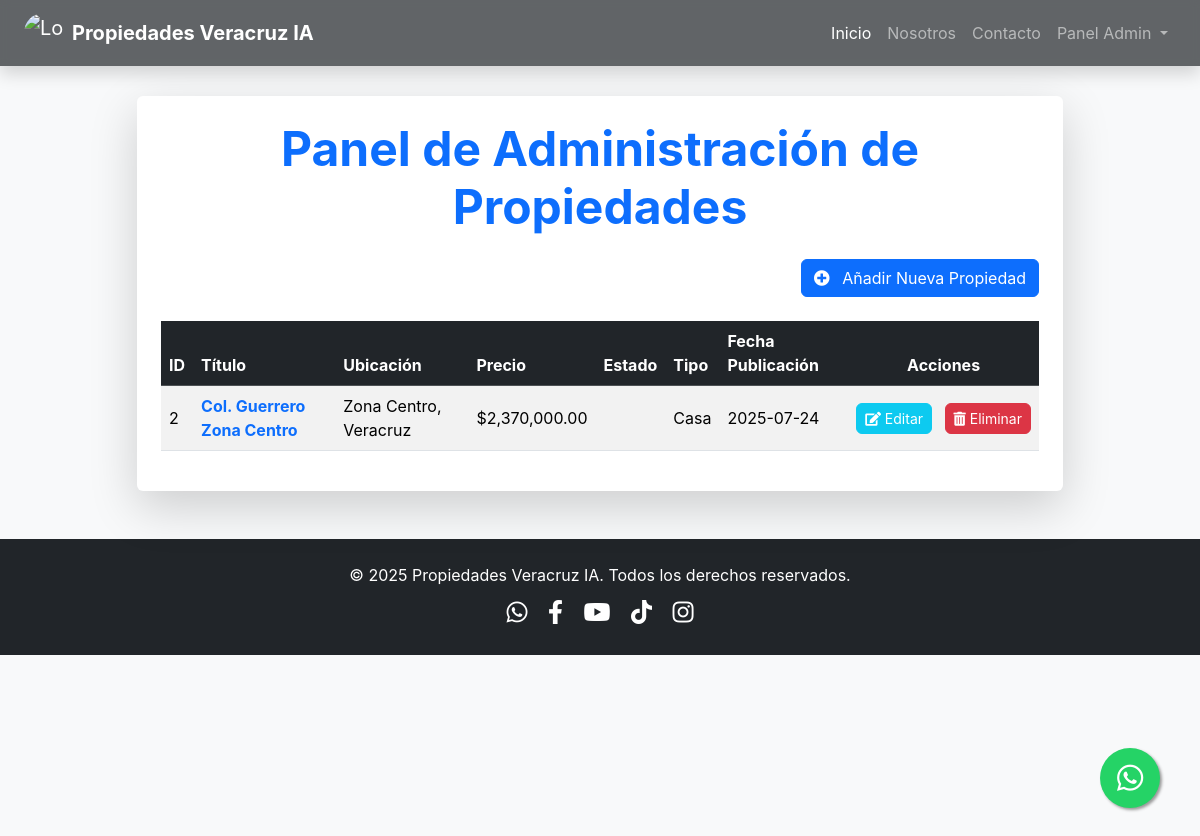
The page /dashboard (signed in) on the database its author committed.
### models.py (models this page shows, shortened)
class Property(db.Model):
    __tablename__ = 'property' # Añadido nombre de tabla explícito para consistencia
    id = db.Column(db.Integer, primary_key=True)
    titulo = db.Column(db.String(100), nullable=False)
    descripcion = db.Column(db.Text, nullable=False)
    precio = db.Column(db.Float, nullable=False)
    ubicacion = db.Column(db.String(200), nullable=False)
    municipio = db.Column(db.String(100), nullable=False)
    property_options = db.Column(db.String(100), nullable=False)
    tipo_propiedad = db.Column(db.String(50), nullable=False) # Ej: Casa, Departamento, Terreno
    num_habitaciones = db.Column(db.Integer, nullable=True)
    num_banos = db.Column(db.Integer, nullable=True)
    num_medios_banos = db.Column(db.Integer, default=0)
    num_estacionamientos = db.Column(db.Integer, default=0)
    area_construccion_metros_cuadrados = db.Column(db.Float, nullable=True)
    area_terreno_metros_cuadrados = db.Column(db.Float, nullable=True)
    antiguedad = db.Column(db.Integer, nullable=True) # En años
    cuota_mantenimiento = db.Column(db.Float, default=0.0)
    fecha_publicacion = db.Column(db.DateTime, default=datetime.utcnow)
    images = db.relationship('PropertyImage', backref='property', lazy=True, cascade="all, delete-orphan")
    agente_id = db.Column(db.Integer, db.ForeignKey('user.id'), nullable=False)
    agente = db.relationship('User', backref='properties') # Relación inversa para acceder a las propiedades de un usuario

### app.py (the view)
@main.route("/dashboard")
@login_required
def dashboard():
    page = request.args.get('page', 1, type=int)
    user_properties_query = Property.query.filter_by(agente_id=current_user.id).order_by(Property.fecha_publicacion.desc()) # Usa Property (nombre en inglés)
    pagination = user_properties_query.paginate(page=page, per_page=current_app.config['PROPERTIES_PER_PAGE'], error_out=False)
    properties = pagination.items
    return render_template('dashboard.html',
                           properties=properties,
                           pagination=pagination,
                           title='Mi Panel de Administración')

### app.py (called while the page is built)
@login_manager.user_loader
def load_user(user_id):
    return db.session.get(User, int(user_id))

### templates/dashboard.html (shortened to what this page needs)
{% extends "base.html" %}
{% block content %}
    <div class="container my-5 pt-5">
        <div class="row justify-content-center">
            <div class="col-lg-10 col-md-12">
                <div class="card shadow-lg border-0 rounded-lg p-4">
                    <h1 class="mb-4 text-center display-5 fw-bold text-primary">Panel de Administración de Propiedades</h1>
                    <div class="d-flex justify-content-end mb-4">
                        <a href="{{ url_for('main.add_property') }}" class="btn btn-primary">
                            <i class="fas fa-plus-circle me-2"></i> Añadir Nueva Propiedad
                        </a>
                    </div>
                    {% if properties %}
                        <div class="table-responsive">
                            <table class="table table-striped table-hover align-middle">
                                <thead class="table-dark">
                                    <tr>
                                        <th scope="col">ID</th>
                                        <th scope="col">Título</th>
                                        <th scope="col">Ubicación</th>
                                        <th scope="col">Precio</th>
                                        <th scope="col">Estado</th>
                                        <th scope="col">Tipo</th>
                                        <th scope="col">Fecha Publicación</th>
                                        <th scope="col" class="text-center">Acciones</th>
                                    </tr>
                                </thead>
                                <tbody>
                                    {% for property in properties %}
                                    <tr>
                                        <td>{{ property.id }}</td>
                                        <td><a href="{{ url_for('main.property_detail', property_id=property.id) }}" class="text-decoration-none text-primary fw-bold">{{ property.titulo }}</a></td>
                                        <td>{{ property.ubicacion }}, {{ property.municipio }}</td>
                                        <td>${{ "{:,.2f}".format(property.precio) }}</td>
                                        <td>{{ property.estado_propiedad }}</td>
                                        <td>{{ property.tipo_propiedad }}</td>
                                        <td>{{ property.fecha_publicacion.strftime('%Y-%m-%d') }}</td>
                                        <td class="text-center text-nowrap">
                                            <a href="{{ url_for('main.edit_property', property_id=property.id) }}" class="btn btn-sm btn-info text-white me-2 rounded">
                                                <i class="fas fa-edit"></i> Editar
                                            </a>
                                            <form action="{{ url_for('main.delete_property', property_id=property.id) }}" method="POST" class="d-inline">
                                                <button type="submit" class="btn btn-sm btn-danger rounded" onclick="return confirm('¿Estás seguro de que quieres eliminar esta propiedad? Esta acción no se puede deshacer.');">
                                                    <i class="fas fa-trash-alt"></i> Eliminar
                                                </button>
                                            </form>
                                        </td>
                                    </tr>
                                    {% endfor %}
                                </tbody>
                            </table>
                        </div>
                    {% else %}
                        <div class="alert alert-info text-center" role="alert">
                            Aún no has añadido ninguna propiedad. ¡Haz clic en "Añadir Nueva Propiedad" para empezar!
                        </div>
                    {% endif %}
                </div>
            </div>
        </div>
    </div>
{% endblock content %}

### static/style.css (style rules this page uses)
html, body { height: 100%; margin: 0; font-family: 'Inter', sans-serif; background-color: #f8f9fa; color: #343a40; }

### rows shown on the page
Property: id "2", titulo "Col. Guerrero Zona Centro", ubicacion "Zona Centro", municipio "Veracruz", precio "2,370,000.00", tipo_propiedad "Casa", fecha_publicacion "2025-07-24"
